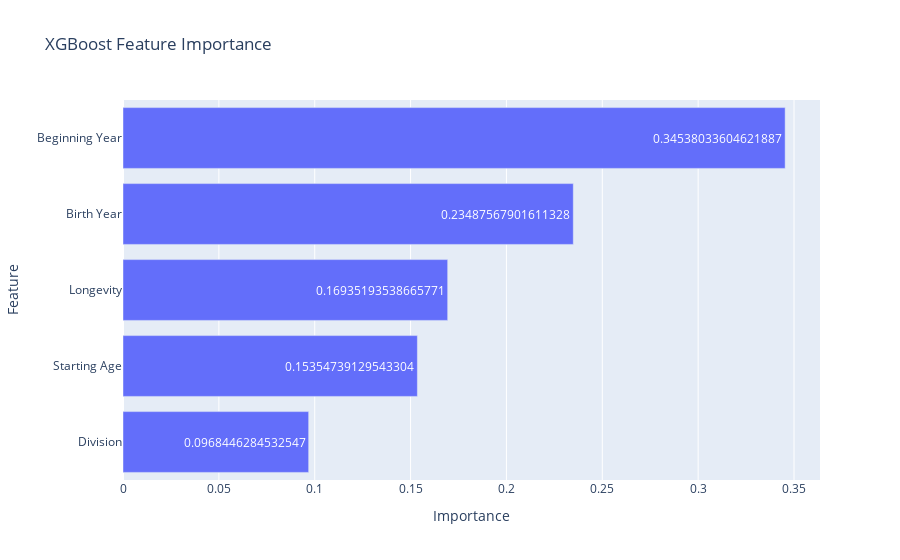

The notebook cell saved with this chart:
### Markdown cell above
XGBoost Feature Importance

### Code cell
importance_df = pd.Series(xgb.feature_importances_, index=X.columns).sort_values(ascending=False).reset_index()
importance_df.columns = ['Feature', 'Importance']
# Plot feature importances
fig_importance = px.bar(
    importance_df,
    x='Importance',
    y='Feature',
    orientation='h',
    title="XGBoost Feature Importance",
    text='Importance'
)
fig_importance.update_layout(yaxis=dict(autorange="reversed"))
fig_importance.show()

### Figure 1 — Plotly figure (JSON) as saved in the notebook; plotly's stock layout.template omitted (floating-point values rounded to 4 significant figures)
{"data": [{"alignmentgroup": "True", "hovertemplate": "Importance=%{text}<br>Feature=%{y}<extra></extra>", "legendgroup": "", "marker": {"color": "#636efa", "pattern": {"shape": ""}}, "name": "", "offsetgroup": "", "orientation": "h", "showlegend": false, "text": [0.3454, 0.2349, 0.1694, 0.1535, 0.09684], "textposition": "auto", "type": "bar", "x": [0.3454, 0.2349, 0.1694, 0.1535, 0.09684], "xaxis": "x", "y": ["Beginning Year", "Birth Year", "Longevity", "Starting Age", "Division"], "yaxis": "y"}], "layout": {"barmode": "relative", "legend": {"tracegroupgap": 0}, "title": {"text": "XGBoost Feature Importance"}, "xaxis": {"anchor": "y", "domain": [0, 1], "title": {"text": "Importance"}}, "yaxis": {"anchor": "x", "autorange": "reversed", "domain": [0, 1], "title": {"text": "Feature"}}}}
